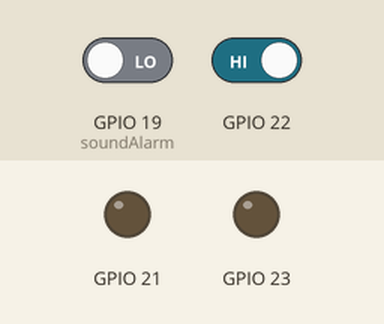
Recording of a sketch running on a simulated ESP32. On the bench: output pins drawn as LEDs (lit = HIGH). Dashed ring = blinking. Inputs (shaded band) come from the test bench; at power-on: GPIO 22 HIGH, GPIO 19 (soundAlarm) LOW. WiFi joins after 1.5 s; servers stay silent unless stated; web services answer with replies made up by the test bench; what the sketch prints to the serial monitor is not drawn.

Above: at 2.7 s.
2.8 s: GPIO 22 driven LOW
At 3.6 s:
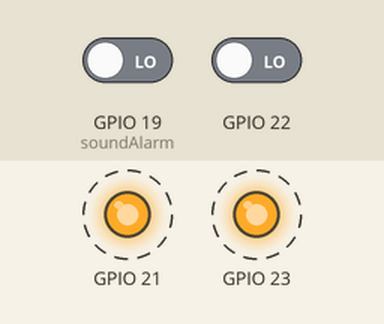
5.8 s: GPIO 19 (soundAlarm) driven HIGH
At 6.5 s:
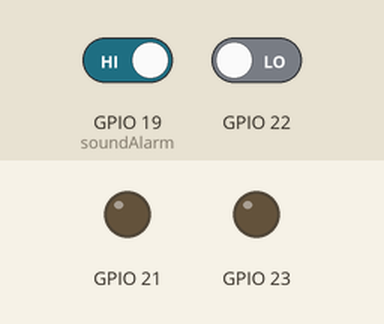
Timing chart, 0 to 8.8 s (numbered marks = the images above; inputs shaded):
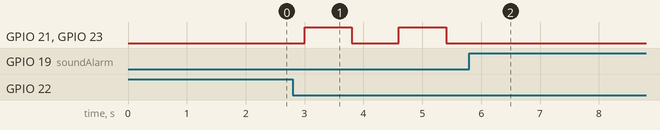

Measured:
- after the input at 2.8 s, GPIO 21, GPIO 23: alternates HIGH for 0.80 s and LOW for 0.80 s, starting after 0.20 s
- after the input at 5.8 s, GPIO 21, GPIO 23: stops changing and stays LOW

The sketch:

Feuermelder.ino
```cpp
#include <WiFi.h>
#include <HTTPClient.h>
#include <UrlEncode.h>

const char* netzwerkname = "Oida";
const char* passwort = "nicostinkt";

void nachrichtWhatsapp(String message){

  String url = "https://api.callmebot.com/whatsapp.php?phone=+4367761486046&apikey=7869418&text=" + urlEncode(message);

  HTTPClient http;
  http.begin(url);

  http.addHeader("Content-Type", "application/x-www-form-urlencoded");
  http.POST(url);

  http.end();
}

void setup() {

  pinMode(23, OUTPUT);
  pinMode(19, INPUT);
  digitalWrite(23, LOW);

  Serial.begin(115200);

  WiFi.begin(netzwerkname, passwort);
  while(WiFi.status() != WL_CONNECTED) {
    delay(500);
    Serial.print(".");
  }
}

const int GPIO22 = 22;

void loop() {

  pinMode(19, INPUT);
  pinMode(23, OUTPUT);
  pinMode(21, OUTPUT);

  if(digitalRead(22) == LOW) {
    Serial.print("HIGH");
    nachrichtWhatsapp("Feueralarm");
    soundAlarm();
    delay(5000);
  }
  delay(100);

}

void soundAlarm() {

  int wiederholungen = 30;

  while(wiederholungen > 0) {

    if(digitalRead(19) == HIGH) {
      Serial.println("Knopf gedrückt. Alarm abgeschalten!");
      return;
    }

    digitalWrite(23, HIGH);
    digitalWrite(21, HIGH);
    delay(800);
    digitalWrite(23, LOW);
    digitalWrite(21, LOW);
    delay(800);

    wiederholungen--;
  }
}
```
